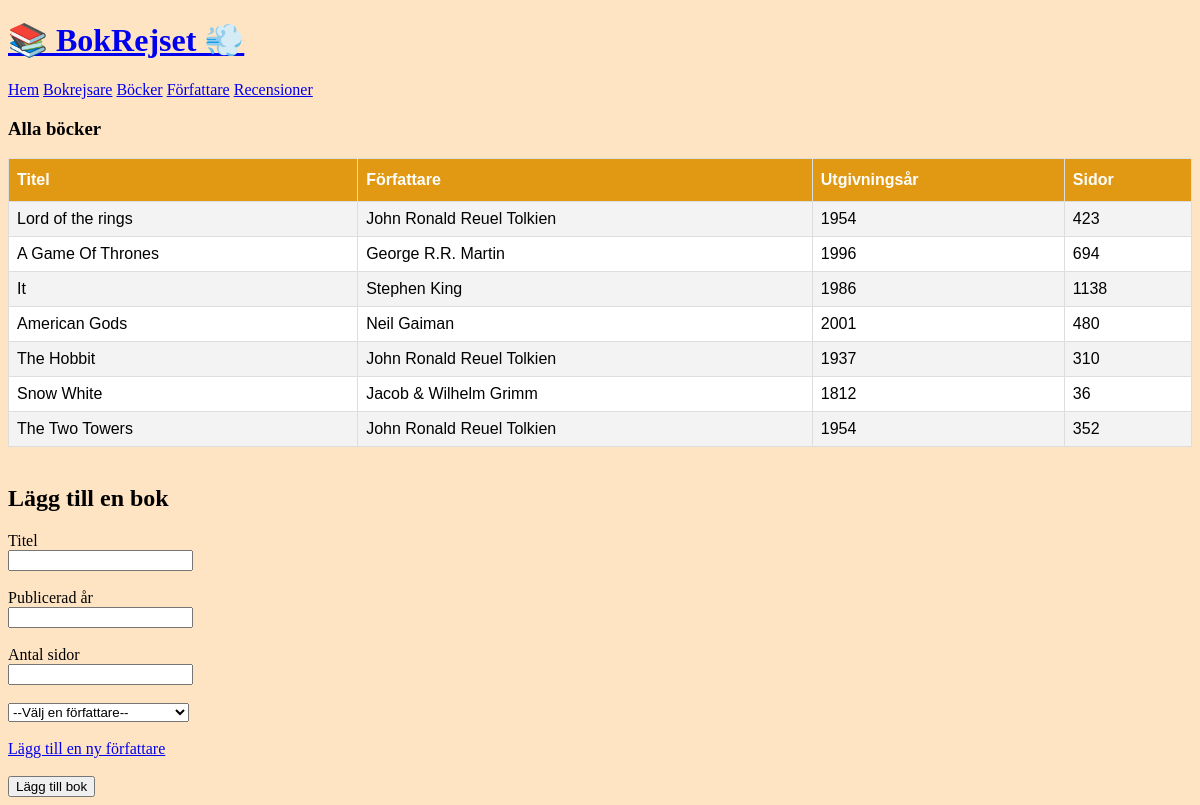
The page /books.php on the database its author committed.
### tables this page shows
CREATE TABLE `books` (
  `id` int(11) NOT NULL,
  `title` varchar(50) NOT NULL,
  `year` int(11) NOT NULL,
  `pages` int(11) NOT NULL,
  `author_id` int(11) NOT NULL
);

CREATE TABLE `authors` (
  `id` int(11) NOT NULL,
  `firstname` varchar(65) NOT NULL,
  `lastname` varchar(65) NOT NULL
);

### books.php (called while the page is built)
<?php
require 'classes/book-view.php';
require 'classes/book-model.php';
$pdo = require 'partials/connect.php';
$bookModel = new BookModel($pdo);
$bookView = new BookView();
include 'partials/header-books.php';
include 'partials/nav.php';
$bookView->renderAllBooksWithAuthorsAsList($bookModel->getAllBooksWithAuthors());
include 'partials/book-form.php';
include 'partials/footer.php';

### classes/db.php (called while the page is built, shortened)
<?php
class DB
{
    public function __construct(PDO $pdo)
    {
        $this->pdo = $pdo;
    }
}

### classes/book-model.php (called while the page is built, shortened)
<?php
require_once 'db.php';
class BookModel extends DB
{
    public function getAllBooksWithAuthors()
    {
        $sql = "SELECT books.title,books.year,books.pages,authors.firstname,authors.lastname FROM `books` JOIN `authors` on books.author_id=authors.id";
        $statement = $this->pdo->prepare($sql);
        $statement->execute();
        return $statement->fetchAll(PDO::FETCH_ASSOC);
    }
}

### classes/book-view.php (the view)
<?php
class BookView
{
    public function renderAllBooksWithAuthorsAsList(array $books): void
    {
        echo "<h3>Alla böcker</h3>";
        echo "<table id=books>";
        echo "<th>Titel</th>";
        echo "<th>Författare</th>";
        echo "<th>Utgivningsår</th>";
        echo "<th>Sidor</th>";
        foreach ($books as $book) {
            echo "<tr>";
            echo "<td>{$book['title']}</td>";
            echo "<td>{$book['firstname']} {$book['lastname']}</td>";
            echo "<td>{$book['year']}</td>";
            echo "<td>{$book['pages']}</td>";
            echo "</tr>";
        }
        echo "</table>";
    }
}

### partials/header-books.php (shortened to what this page needs)
<!DOCTYPE html>
<html lang="en">
<head>
    <link rel="stylesheet" href="style/books.css">
</head>
<body>

### partials/nav.php
<a class="link" href="index.php">
    <h1> &#128218; BokRejset &#128168;</h1>
</a>
<nav>
    <a href="index.php">Hem</a>
    <a href="users.php">Bokrejsare</a>
    <a href="books.php">Böcker</a>
    <a href="authors.php">Författare</a>
    <a href="reviews.php">Recensioner</a>
</nav>

### partials/book-form.php (shortened to what this page needs)
<br>
<h2>Lägg till en bok</h2>
<form action="form-handlers/book-form-handler.php" method="post">
    <label for="title">Titel <br> </label><input type="text" name="title" id="title"><br><br>
    <label for="year">Publicerad år <br></label><input type="text" name="year" id="year"><br><br>
    <label for="year">Antal sidor <br></label><input type="text" name="pages" id="pages"><br><br>
    <select name="author-id" id="author">
        <option value="">--Välj en författare--</option>
    </select><br><br>
    <a class="authorLink" href="authors.php">Lägg till en ny författare</a><br><br>
    <button type="submit">Lägg till bok</button>
</form>

### style/books.css (style rules this page uses)
body { background-color: bisque; }
#books { background-color: rgb(255, 255, 255); font-family: Arial, Helvetica, sans-serif; border-collapse: collapse; width: 100%; }
#books td, #books th { border: 1px solid #ddd; padding: 8px; }
#books tr:nth-child(even) { background-color: #f2f2f2e9; }
#books th { padding-top: 12px; padding-bottom: 12px; text-align: left; background-color: #e19913; color: white; }

### rows shown on the page
books: title "Lord of the rings", author.firstname "John Ronald Reuel", author.lastname "Tolkien", year "1954", pages "423"
books: title "A Game Of Thrones", author.firstname "George R.R.", author.lastname "Martin", year "1996", pages "694"
books: title "It", author.firstname "Stephen", author.lastname "King", year "1986", pages "1138"
books: title "American Gods", author.firstname "Neil", author.lastname "Gaiman", year "2001", pages "480"
books: title "The Hobbit", author.firstname "John Ronald Reuel", author.lastname "Tolkien", year "1937", pages "310"
books: title "Snow White", author.firstname "Jacob & Wilhelm", author.lastname "Grimm", year "1812", pages "36"
books: title "The Two Towers", author.firstname "John Ronald Reuel", author.lastname "Tolkien", year "1954", pages "352"
